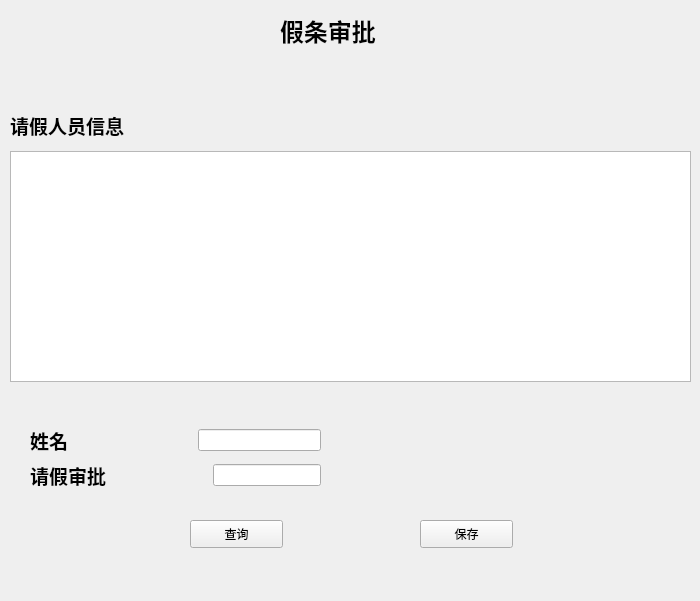
<?xml version="1.0" encoding="UTF-8"?>
<ui version="4.0">
 <class>Guanliyuanqingjiashenpi</class>
 <widget class="QWidget" name="Guanliyuanqingjiashenpi">
  <property name="geometry">
   <rect>
    <x>0</x>
    <y>0</y>
    <width>700</width>
    <height>601</height>
   </rect>
  </property>
  <property name="windowTitle">
   <string>Form</string>
  </property>
  <property name="styleSheet">
   <string notr="true">background-image: url();</string>
  </property>
  <widget class="QLabel" name="label">
   <property name="geometry">
    <rect>
     <x>10</x>
     <y>100</y>
     <width>151</width>
     <height>51</height>
    </rect>
   </property>
   <property name="text">
    <string>&lt;html&gt;&lt;head/&gt;&lt;body&gt;&lt;p&gt;&lt;span style=&quot; font-size:14pt; font-weight:600;&quot;&gt;请假人员信息&lt;/span&gt;&lt;/p&gt;&lt;/body&gt;&lt;/html&gt;</string>
   </property>
  </widget>
  <widget class="QLabel" name="label_3">
   <property name="geometry">
    <rect>
     <x>280</x>
     <y>10</y>
     <width>131</width>
     <height>41</height>
    </rect>
   </property>
   <property name="text">
    <string>&lt;html&gt;&lt;head/&gt;&lt;body&gt;&lt;p&gt;&lt;span style=&quot; font-size:18pt; font-weight:600;&quot;&gt;假条审批&lt;/span&gt;&lt;/p&gt;&lt;/body&gt;&lt;/html&gt;</string>
   </property>
  </widget>
  <widget class="QWidget" name="layoutWidget">
   <property name="geometry">
    <rect>
     <x>30</x>
     <y>420</y>
     <width>291</width>
     <height>41</height>
    </rect>
   </property>
   <layout class="QHBoxLayout" name="horizontalLayout">
    <item>
     <widget class="QLabel" name="label_2">
      <property name="text">
       <string>&lt;html&gt;&lt;head/&gt;&lt;body&gt;&lt;p&gt;&lt;span style=&quot; font-size:14pt; font-weight:600;&quot;&gt;姓名&lt;/span&gt;&lt;/p&gt;&lt;/body&gt;&lt;/html&gt;</string>
      </property>
     </widget>
    </item>
    <item>
     <spacer name="horizontalSpacer">
      <property name="orientation">
       <enum>Qt::Horizontal</enum>
      </property>
      <property name="sizeHint" stdset="0">
       <size>
        <width>40</width>
        <height>20</height>
       </size>
      </property>
     </spacer>
    </item>
    <item>
     <widget class="QLineEdit" name="lineEdit"/>
    </item>
   </layout>
  </widget>
  <widget class="QWidget" name="layoutWidget">
   <property name="geometry">
    <rect>
     <x>30</x>
     <y>460</y>
     <width>291</width>
     <height>31</height>
    </rect>
   </property>
   <layout class="QHBoxLayout" name="horizontalLayout_2">
    <item>
     <widget class="QLabel" name="label_6">
      <property name="text">
       <string>&lt;html&gt;&lt;head/&gt;&lt;body&gt;&lt;p&gt;&lt;span style=&quot; font-size:14pt; font-weight:600;&quot;&gt;请假审批&lt;/span&gt;&lt;/p&gt;&lt;/body&gt;&lt;/html&gt;</string>
      </property>
     </widget>
    </item>
    <item>
     <spacer name="horizontalSpacer_4">
      <property name="orientation">
       <enum>Qt::Horizontal</enum>
      </property>
      <property name="sizeHint" stdset="0">
       <size>
        <width>40</width>
        <height>20</height>
       </size>
      </property>
     </spacer>
    </item>
    <item>
     <widget class="QLineEdit" name="lineEdit_5"/>
    </item>
   </layout>
  </widget>
  <widget class="QTableView" name="tableView">
   <property name="geometry">
    <rect>
     <x>10</x>
     <y>151</y>
     <width>681</width>
     <height>231</height>
    </rect>
   </property>
  </widget>
  <widget class="QPushButton" name="pushButton">
   <property name="geometry">
    <rect>
     <x>190</x>
     <y>520</y>
     <width>93</width>
     <height>28</height>
    </rect>
   </property>
   <property name="text">
    <string>查询</string>
   </property>
  </widget>
  <widget class="QPushButton" name="pushButton_2">
   <property name="geometry">
    <rect>
     <x>420</x>
     <y>520</y>
     <width>93</width>
     <height>28</height>
    </rect>
   </property>
   <property name="text">
    <string>保存</string>
   </property>
  </widget>
  <zorder>pushButton</zorder>
  <zorder>pushButton_2</zorder>
  <zorder>layoutWidget</zorder>
  <zorder>label</zorder>
  <zorder>label_3</zorder>
  <zorder>layoutWidget</zorder>
  <zorder>tableView</zorder>
 </widget>
 <resources/>
 <connections/>
</ui>
